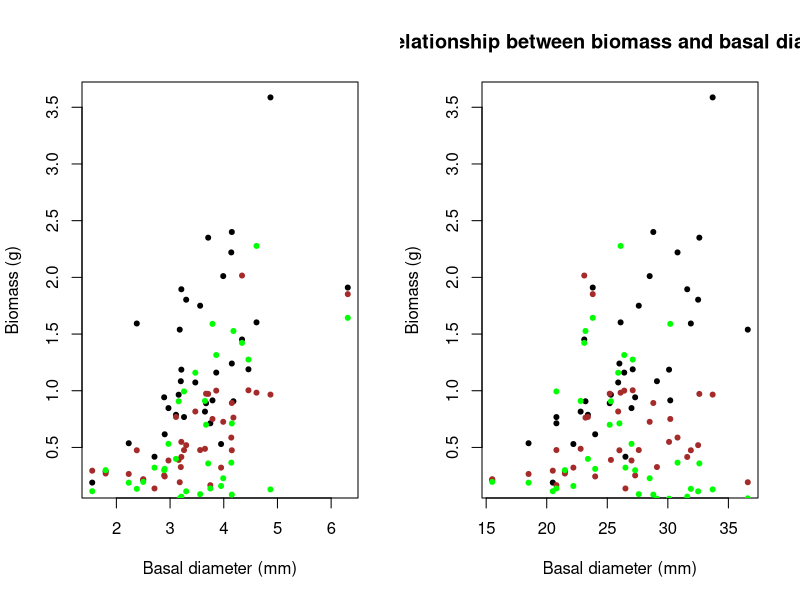
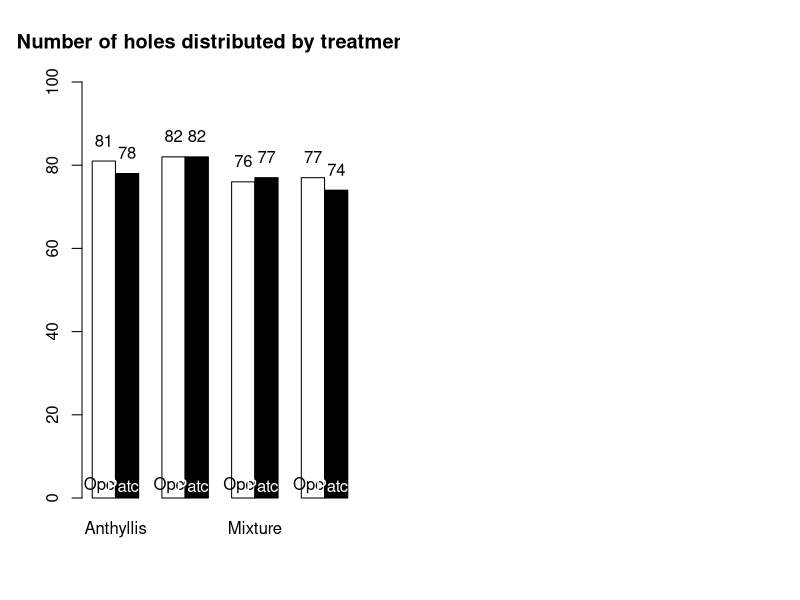

Write R code to recreate these figures, in order. (Note: this script raises an error after producing the figures.)
## ---- chunk 1

data <- read.table("biomass_t0.csv", sep=";", dec=",", header=T)

par(pch=20, mfrow=c(1,2))
variable <- c("dia2", "height")        #Explicative variables
for (i in 1:length(variable)) {
	plot(data[, "bio_stem"] ~ data[, variable[i]],
	xlab="Basal diameter (mm)", ylab="Biomass (g)"#,
# 	main= "Relationship between biomass and basal diameter"
	)
	points(data[, "bio_roots"] ~ data[, variable[i]], col="brown")
	points(data[, "bio_leaves"] ~ data[, variable[i]], col="green")
}

title("Relationship between biomass and basal diameter")
## ---- chunk 2
data <- read.table("data_january_transplant_shock.csv", sep=";",dec=",", header=T)
str(data)
data$ms <- as.factor(data$ms)
## ---- chunk 3
att <- tapply(data$com, list(data$ms, data$com), length)
att <- as.matrix(att)
colnames(att) <- c("Anthyllis", "Dorycnium", "Mixture", "Pistachia")
rownames(att) <- c("Open","Patch")
## ---- chunk 4
barplot(as.matrix(att), beside=TRUE,
	col=c("white", "black"), 
	names.arg= c("Anthyllis", "Dorycnium", "Mixture", "Pistachia"),
	main="Number of holes distributed by treatments",
	ylim=c(0,100))
text(x = c(1.50, 2.50, 4.5, 5.5, 7.5, 8.5, 10.5, 11.5),
	y = as.vector(att + 5),
	labels = as.character(as.vector(att)))
text(x = c(1.50, 2.50, 4.5, 5.5, 7.5, 8.5, 10.5, 11.5),
	y = as.vector(3), labels = c("Open", "Patch"),
	col = c("black" ,"white"))
## ---- chunk 5

data <- read.table("data_january_transplant_shock2.csv", sep=";",dec=",", header=T)

data[c("state")][is.na(data[c("state")])] <- 0
	
tra <- data[data$state<=2,]
art <- tapply(tra$com, list(tra$ms, tra$com), length)
art <- as.matrix(art)
colnames(art) <- c("Anthyllis", "Dorycnium", "Mixture", "Pistachia")
rownames(art) <- c("Open","Patch")
knitr::kable(art, caption="Number of holes with individuals in good shape")
## ---- chunk 6
art <- tapply(tra$e3, list(tra$ms, tra$com), mean)
art <- as.matrix(art)

barplot(as.matrix(art), beside=TRUE,
	col=c("white", "black"), 
	names.arg= c("Anthyllis", "Dorycnium", "Mixture", "Pistachia"),
	main="Number of holes distributed by treatments with good individuals",
	ylim=c(0,1))
text(x = c(1.50, 2.50, 4.5, 5.5, 7.5, 8.5, 10.5, 11.5),
	y = as.vector(art + 5),
	labels = as.character(as.vector(art)))
text(x = c(1.50, 2.50, 4.5, 5.5, 7.5, 8.5, 10.5, 11.5),
	y = as.vector(3), labels = c("Open", "Patch"),
	col = c("black" ,"white"))
## ---- chunk 7
barplot(as.matrix(art), beside=TRUE,
	col=c("white", "black"), 
	names.arg= c("Anthyllis", "Dorycnium", "Mixture", "Pistachia"),
	main="Number of holes distributed by treatments with good individuals",
	ylim=c(0,100))
text(x = c(1.50, 2.50, 4.5, 5.5, 7.5, 8.5, 10.5, 11.5),
	y = as.vector(art + 5),
	labels = as.character(as.vector(art)))
text(x = c(1.50, 2.50, 4.5, 5.5, 7.5, 8.5, 10.5, 11.5),
	y = as.vector(3), labels = c("Open", "Patch"),
	col = c("black" ,"white"))
## ---- chunk 8
layout(matrix(c(1,2,3,4,5,6), 2, 3, byrow = FALSE))

com <- c("A", "D", "P")
for (i in 1:3) {
	hist(data[which(data$com==com[i]),]$h1, breaks=20, main=paste(com[i]," ","heights"), xlab="")
	hist(data[which(data$com==com[i]),]$d1, breaks=20, main=paste(com[i]," ","diameters"), xlab="")
}
for (i in 1:3) {
	hist(data[which(data$com==com[i]),]$height, breaks=20, main=paste(com[i]," ","heights"), xlab="")
	hist(data[which(data$com==com[i]),]$diameter, breaks=20, main=paste(com[i]," ","diameters"), xlab="")
}
## ---- chunk 9
env <- read.table("data_january_env.csv", sep=";",dec=",", header=T)
for (i in 1:7) {
	env[,i] <- as.factor(env[,i])
}

layout(matrix(c(1, 2, 3, 4), nrow=2, ncol=2, byrow=T))
va <- c("PAR", "temperature")

for (i in 1:length(va)) {
	env.table <- tapply(env[,va[i]], list(env$ms, env$ter), mean, na.rm=T)
	env.table
	barplot(as.matrix(env.table), beside=TRUE,
		col=c("white", "grey20"), 
		names.arg= c("Terrace 2", "Terrace 3", "Terrace 4"),
		main=paste(va[i]),
		ylim=c(0, max(env[,va[i]],na.rm=T)+1.5*sd(env[,va[i]],na.rm=T))
		)
	text(x = c(1.50, 2.50, 4.5, 5.5, 7.5, 8.5, 10.5, 11.5),
		y = as.vector(3), labels = c("Open", "Patch"),
		col = c("black" ,"white"))
	se.par <- tapply(env[,va[i]], list(env$ms, env$ter), FUN=function(x) sd(x, na.rm=T)/sqrt(length(!is.na(x))))
	arrows(c(1.50, 2.50, 4.5, 5.5, 7.5, 8.5, 10.5, 11.5),
		y0=as.vector(env.table-se.par*1.96),
		y1=as.vector(env.table+se.par*1.96),
		code=3, angle=90, length= 0.10)

}

# Effect of watering on soil moisture
va <- c("soil.moisture")
for (i in 1:length(va)) {
	env.table <- tapply(env[,va[i]], list(env$water, env$ter), mean, na.rm=T)
	env.table
	barplot(as.matrix(env.table), beside=TRUE,
		col=c("white", "grey60"), 
		names.arg= c("Terrace 2", "Terrace 3", "Terrace 4"),#c("Water", "No water"),
		main="Effect of watering on soil moisture",
		ylim=c(0, max(env[,va[i]],na.rm=T)+1.5*sd(env[,va[i]],na.rm=T))
		)
	text(x = c(1.50, 2.50, 4.5, 5.5, 7.5, 8.5, 10.5, 11.5),
		y = as.vector(3), labels = c("No watered", "Watered"),
		col = c("black" ,"white"))
	se.par <- tapply(env[,va[i]], list(env$ms, env$ter), FUN=function(x) sd(x, na.rm=T)/sqrt(length(!is.na(x))))
	arrows(c(1.50, 2.50, 4.5, 5.5, 7.5, 8.5, 10.5, 11.5),
		y0=as.vector(env.table-se.par*1.96),
		y1=as.vector(env.table+se.par*1.96),
		code=3, angle=90, length= 0.10)

}

# Effect of microsite on soil moisture
va <- c("soil.moisture")
for (i in 1:length(va)) {
	env.table <- tapply(env[,va[i]], list(env$ms, env$ter), mean, na.rm=T)
	env.table
	barplot(as.matrix(env.table), beside=TRUE,
		col=c("white", "grey60"), 
		names.arg= c("Terrace 2", "Terrace 3", "Terrace 4"),#c("Water", "No water"),
		main="Effect of microsite on soil moisture",
		ylim=c(0, max(env[,va[i]],na.rm=T)+1.5*sd(env[,va[i]],na.rm=T))
		)
	text(x = c(1.50, 2.50, 4.5, 5.5, 7.5, 8.5, 10.5, 11.5),
		y = as.vector(3), labels = c("Open", "Patch"),
		col = c("black" ,"white"))
	se.par <- tapply(env[,va[i]], list(env$ms, env$ter), FUN=function(x) sd(x, na.rm=T)/sqrt(length(!is.na(x))))
	arrows(c(1.50, 2.50, 4.5, 5.5, 7.5, 8.5, 10.5, 11.5),
		y0=as.vector(env.table-se.par*1.96),
		y1=as.vector(env.table+se.par*1.96),
		code=3, angle=90, length= 0.10)

}
